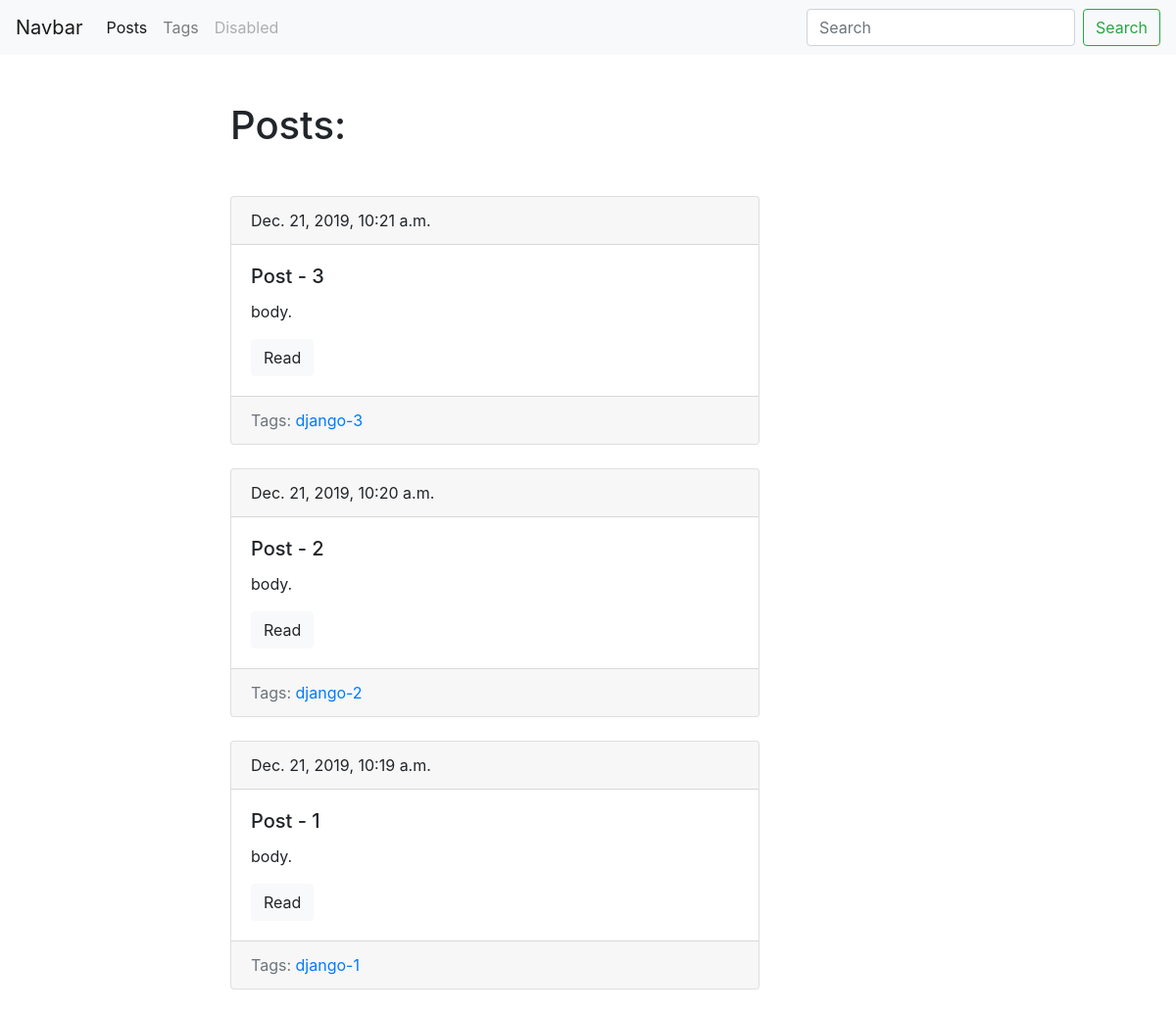
The page /blog/ on the database as committed earlier.
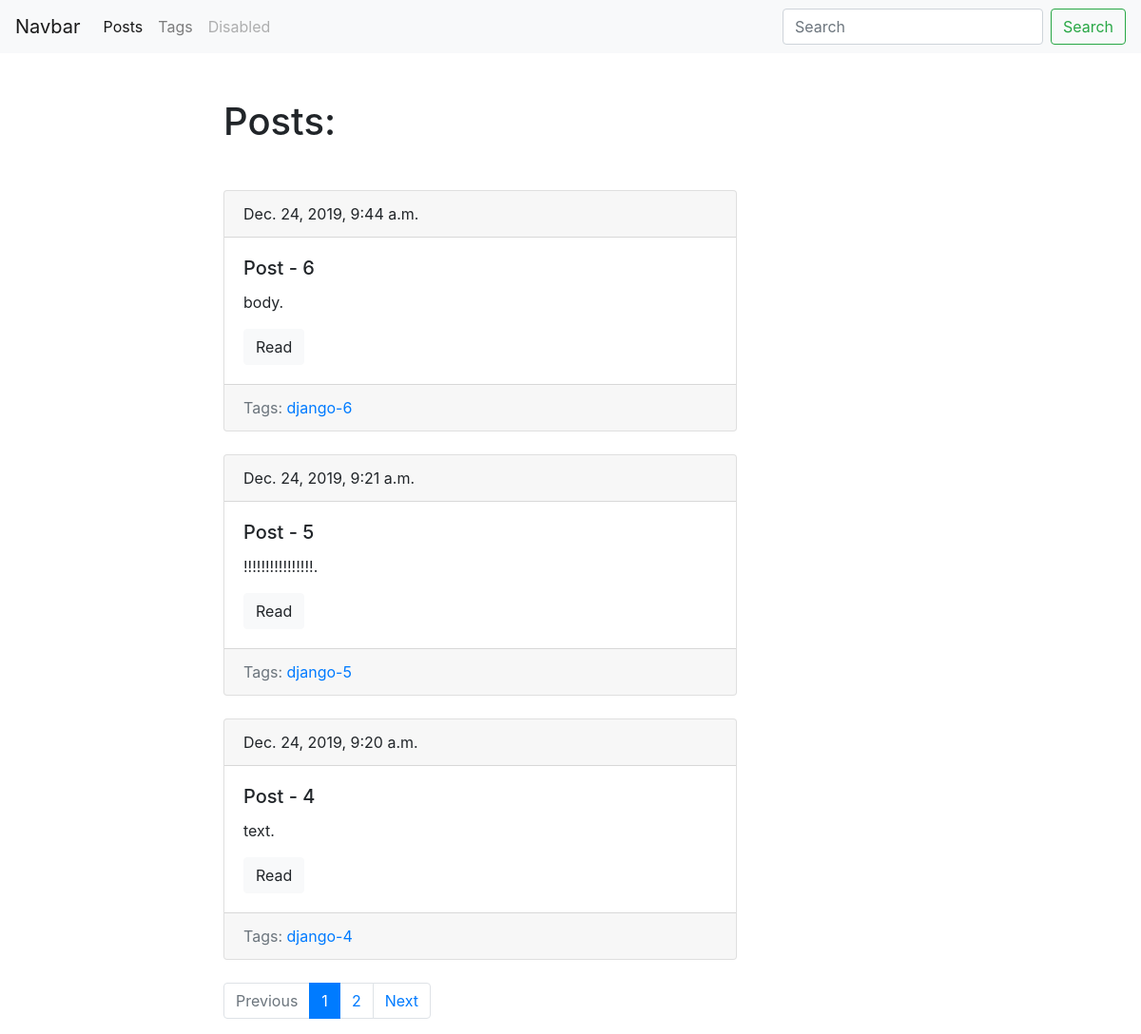
The same page on the database as committed later.
### blog/models.py (models this page shows, shortened)
class Post(models.Model):
    title = models.CharField(max_length=150, db_index=True)
    slug = models.SlugField(max_length=150, blank=True, unique=True)
    body = models.TextField(blank=True, db_index=True)
    tags = models.ManyToManyField('Tag', blank=True, related_name='posts')
    date_pub = models.DateTimeField(auto_now_add=True)
    def get_absolute_url(self):
        return reverse('post_detail_url', kwargs={'slug': self.slug})
    class Meta:
        ordering = ['-date_pub']

class Tag(models.Model):
    title = models.CharField(max_length=50)
    slug = models.SlugField(max_length=50, unique=True)
    def get_absolute_url(self):
        return reverse('tag_detail_url', kwargs={'slug': self.slug})
    class Meta:
        ordering = ['title']

### blog/views.py (the view)
# urls.py: path('', posts_list, name="posts_list_url"),
def posts_list(request):
    search_query = request.GET.get('search', '')
    if search_query:
        posts = Post.objects.filter(Q(title__icontains=search_query) | Q(body__icontains=search_query))
    else:
        posts = Post.objects.all()
    paginator = Paginator(posts, 3)
    page_number = request.GET.get('page', 1)
    page = paginator.get_page(page_number)
    is_paginated = page.has_other_pages()
    if page.has_previous():
        prev_url = '?page={}' .format(page.previous_page_number())
    else:
        prev_url = ''
    if page.has_next():
        next_url = '?page={}' .format(page.next_page_number())
    else:
        next_url = ''
    context = {
        'page_object': page,
        'is_paginated': is_paginated,
        'prev_url': prev_url,
        'next_url': next_url,
    }
    return render(request, 'blog/index.html', context)

### blog/templates/blog/index.html (shortened to what this page needs)
{% extends 'blog/base_blog.html' %}
{% block content %}
    <h1 class="mb-5">Posts:</h1>
     {% for post in page_object.object_list %}
     {% include 'blog/includes/post_card_template.html' %}
     {% endfor %}
{% endblock %}

### blog/templates/blog/includes/post_card_template.html
<div class="card mb-4">
    <div class="card-header">
      {{ post.date_pub }}
    </div>
    <div class="card-body">
      <h5 class="card-title">{{ post.title }}</h5>
      <p class="card-text">{{ post.body|truncatewords:15 }}.</p>
      <a href="{{ post.get_absolute_url }}" class="btn btn-light">Read</a>
    </div>
    <div class="card-footer text-muted">
        Tags:
        {% for tag in post.tags.all %}
            <a href="{{ tag.get_absolute_url }}">{{ tag.title }}</a>
        {% endfor %}
    </div>
  </div>

Rows that differ between the two databases and show on the page:
no longer on this page (row unchanged): Post: date_pub "Dec. 21, 2019, 10:21 a.m.", title "Post - 3", body "body"
no longer on this page (row unchanged): Tag: title "django-3", shown under "Dec. 21, 2019, 10:21 a.m."
no longer on this page (row unchanged): Post: date_pub "Dec. 21, 2019, 10:20 a.m.", title "Post - 2", body "body"
no longer on this page (row unchanged): Tag: title "django-2", shown under "Dec. 21, 2019, 10:20 a.m."
no longer on this page (row unchanged): Post: date_pub "Dec. 21, 2019, 10:19 a.m.", title "Post - 1", body "body"
no longer on this page (row unchanged): Tag: title "django-1", shown under "Dec. 21, 2019, 10:19 a.m."
added Post: date_pub "Dec. 24, 2019, 9:44 a.m.", title "Post - 6", body "body"
added Tag: title "django-6", shown under "Dec. 24, 2019, 9:44 a.m."
added Post: date_pub "Dec. 24, 2019, 9:21 a.m.", title "Post - 5", body "!!!!!!!!!!!!!!!!"
added Tag: title "django-5", shown under "Dec. 24, 2019, 9:21 a.m."
added Post: date_pub "Dec. 24, 2019, 9:20 a.m.", title "Post - 4", body "text"
added Tag: title "django-4", shown under "Dec. 24, 2019, 9:20 a.m."
Other text that changed with them:
text now shown: "Previous Next"
new list line: "1"
new list line: "2"
